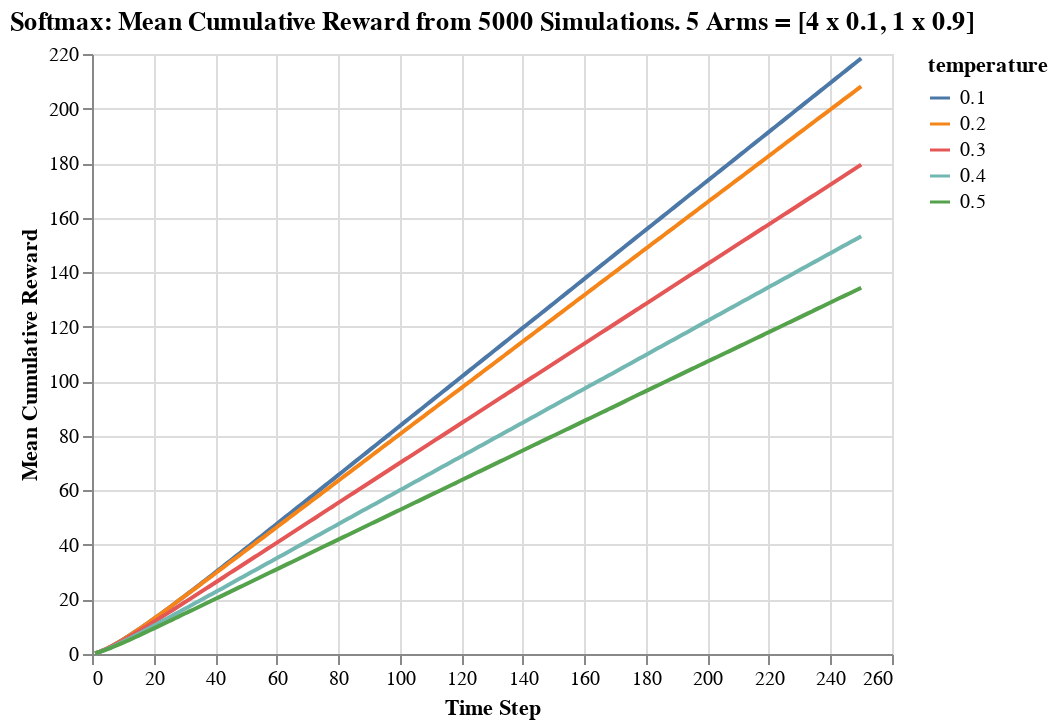

Source (notebook cell):
### Code cell
alt.Chart(df_cumreward).mark_line().encode(
    alt.X("step:Q", title = "Time Step"),
    alt.Y("cum_reward:Q", title = "Mean Cumulative Reward"),
    color = alt.Color("temperature:N")
).properties(
    title = "Softmax: Mean Cumulative Reward from 5000 Simulations. 5 Arms = [4 x 0.1, 1 x 0.9]",
)

### Figure 1 — Vega-Lite specification as saved in the notebook (floating-point values rounded to 4 significant figures; data arrays with more than 128 entries replaced by an {"elided": "..."} marker saying what was removed)
{"$schema": "https://vega.github.io/schema/vega-lite/v3.4.0.json", "config": {"mark": {"tooltip": null}, "view": {"height": 300, "width": 400}}, "data": {"name": "data-2e18355a2eea23c0f45f6ecd37cf310b"}, "datasets": {"data-2e18355a2eea23c0f45f6ecd37cf310b": {"elided": "1250 records"}}, "encoding": {"color": {"field": "temperature", "type": "nominal"}, "x": {"field": "step", "title": "Time Step", "type": "quantitative"}, "y": {"field": "cum_reward", "title": "Mean Cumulative Reward", "type": "quantitative"}}, "mark": "line", "title": "Softmax: Mean Cumulative Reward from 5000 Simulations. 5 Arms = [4 x 0.1, 1 x 0.9]"}
